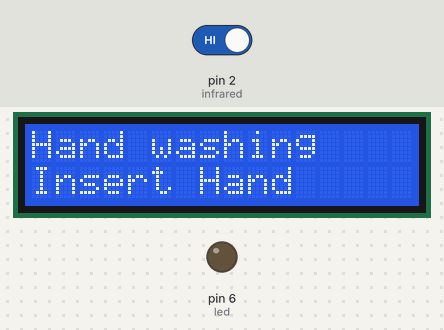
The sketch below on a simulated Arduino Uno, built with avr-gcc and run on an emulated ATmega328P. On the bench: 16×2 character LCD, output pins drawn as LEDs (lit = HIGH). The inputs (shaded band) are chosen by the test bench; at power-on: pin 2 (infrared) HIGH. What the sketch prints to the serial monitor is not drawn.

Above: at 1.3 s.
1.4 s: pin 2 (infrared) driven LOW
At 2.6 s:
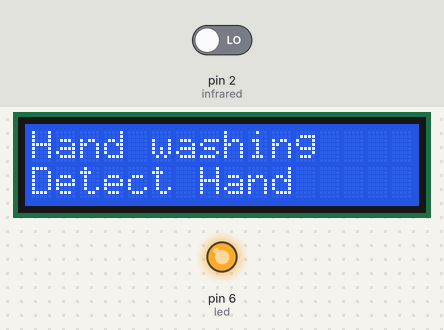
3.1 s: pin 2 (infrared) driven HIGH
At 3.8 s:
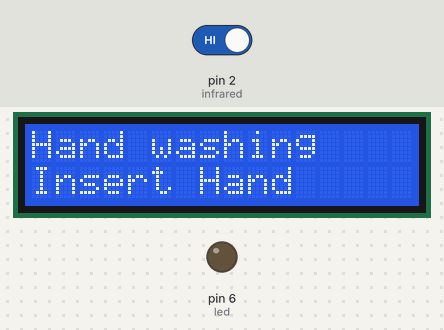
Timing chart, 0 to 6.1 s (numbered marks = the images above; inputs shaded):
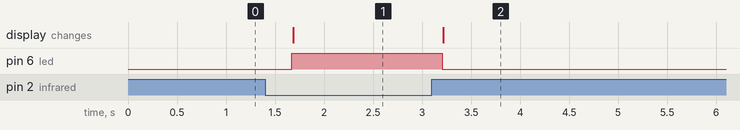

Measured:
- after the input at 1.4 s, pin 6 (led): LOW → HIGH after 0.27 s; the display: changes after 0.28 s (image 1)
- after the input at 3.1 s, pin 6 (led): HIGH → LOW after 0.11 s; the display: changes after 0.12 s (image 2)

The sketch:

Hand_washing_machine.ino
```cpp
#include <Wire.h>
#include <LiquidCrystal_I2C.h>
int led = 6;
int infrared = 2;
int val = 0;
LiquidCrystal_I2C lcd(0x27, 16, 2);

void setup()
{
  lcd.init();
  lcd.init();
  lcd.backlight();
  pinMode(led, OUTPUT);
  pinMode(infrared, INPUT);
  lcd.setCursor(0, 0);
  lcd.print("Hand washing");
  Serial.begin(9600);
}


void loop()
{
  val = digitalRead(infrared);
  if (val == 0) {
    digitalWrite(led, HIGH);
    lcd.setCursor(0, 1);
    lcd.print("Detect Hand");
  } else {
    digitalWrite(led, LOW);
    lcd.setCursor(0, 1);
    lcd.print("Insert Hand");
  }
  Serial.println(val);
  delay(500);
}
```
